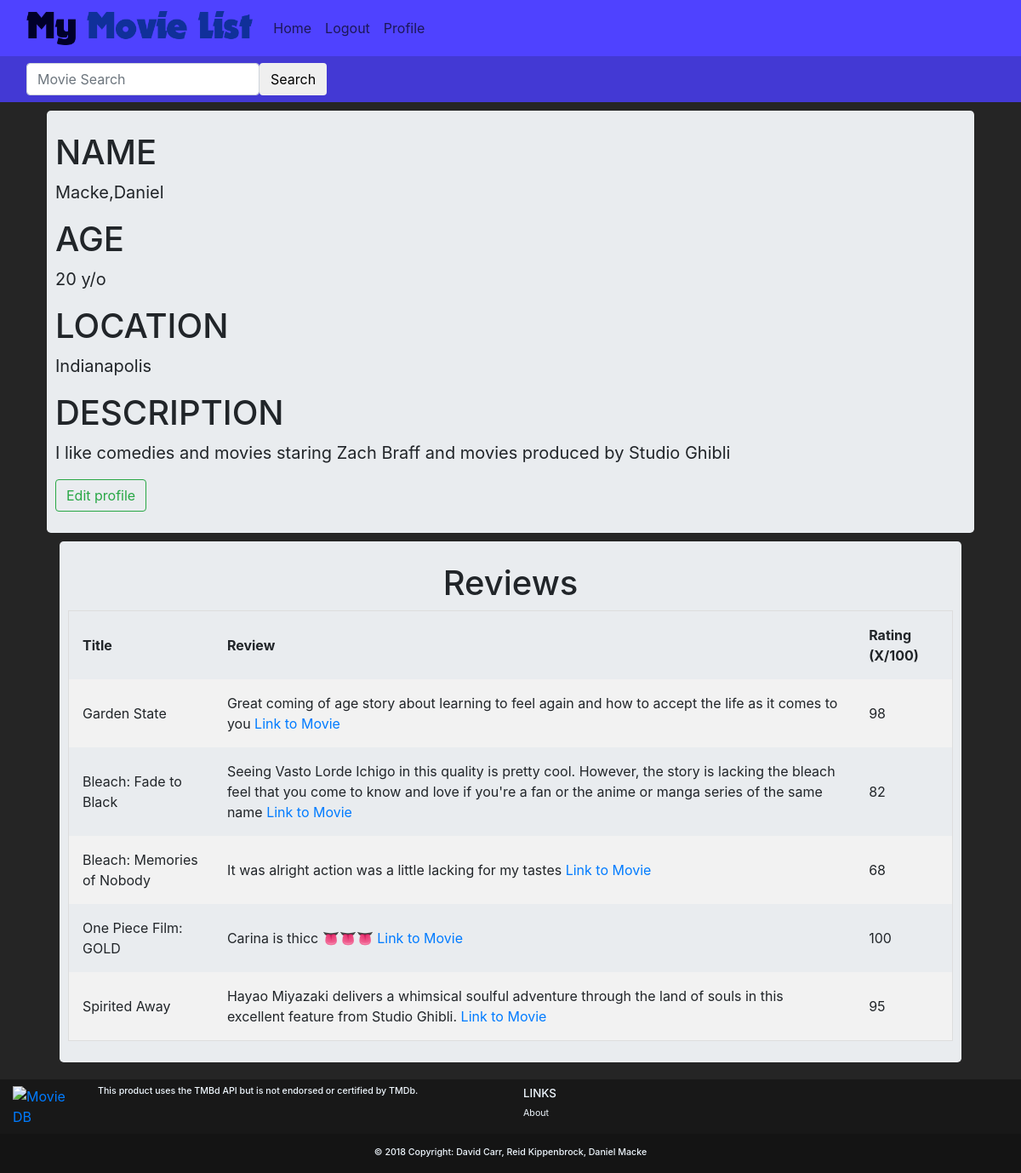
Page /account/profile/ (signed in) on the committed database.
### accounts/models.py (models this page shows, shortened)
class UserProfile(models.Model):
    user = models.OneToOneField(User, on_delete=models.CASCADE, verbose_name="Django Secure User")
    description = models.CharField(max_length=1000, default='Enter Something about your Movie Tastes and Background')
    city = models.CharField(max_length=30, default='')
    age = models.IntegerField(default=0)

### movies/models.py (models this page shows)
class MovieReview(models.Model):
    user = models.ForeignKey(User,on_delete=models.CASCADE,default=1)
    movie_id = models.IntegerField(default=0)
    movie_title = models.CharField(max_length=50, default='')
    rating = models.IntegerField(
        default=0,
        validators=[
            MaxValueValidator(100),
            MinValueValidator(0)
        ]
    )
    review = models.CharField(max_length=1000, default='')

### accounts/views.py (the view)
# urls.py: path('profile/', views.view_profile, name='view_profile'),
def view_profile(request):
    if not request.user.is_authenticated:
        return redirect('/account/login')
    movie_reviews = MovieReview.objects.filter(user=request.user)
    args = {'User': request.user,'reviews': movie_reviews}
    return render(request, 'accounts/profile.html', args)

### accounts/templates/accounts/profile.html (shortened to what this page needs)
{% extends 'base.html' %}
{%block body%}
<div class="container">
  <div class="jumbotron">
    <h1 class="text-uppercase">
      name
    </h1>
    <p style="font-size:125%;">
      {{User.last_name}},{{User.first_name}}
    </p>
    <h1 class="text-uppercase">
      Age
    </h1>
    <p style="font-size:125%;">
      {{User.userprofile.age}} y/o
    </p>
    <h1 class="text-uppercase">
      Location
    </h1>
    <p style="font-size:125%;">
      {{User.userprofile.city}}
    </p>
    <h1 class="text-uppercase">
      description
    </h1>
    <p style="font-size:125%;">
      {{User.userprofile.description}}
    </p>
    <a href="/account/profile/edit" class="btn btn-outline-success">
      Edit profile
    </a>
  </div>
  <div class="container-fluid">
    <div class="jumbotron">
      <h1 class="text-center">Reviews</h1>
      <div style="overflow-x:auto;">
      <table id="ReviewTable">
        <tr>
          <th onclick="sortTable(0)">Title</th>
          <th>Review</th>
          <th onclick="sortTable(2)">Rating (X/100)</th>
        </tr>
      {%for review in reviews%}
      <tr>
        <td>{{review.movie_title}}</td>
        <td>{{review.review}} <a href="/movies/?movie_id={{review.movie_id}}">Link to Movie</a></td>
        <td>{{review.rating}}</td>
      </tr>
      {%endfor%}
    </table>
  </div>
  </div>
</div>
</div>
{%endblock%}

### accounts/templates/accounts/profile.html (style rules this page uses)
table { border-spacing: 0; width: 100%; border: 1px solid #ddd; }
th { cursor: pointer; }
th, td { text-align: left; padding: 16px; }
tr:nth-child(even) { background-color: #f2f2f2 }
.jumbotron { padding: 10px; }

### accounts/templates/base.html (style rules this page uses)
body { background-color: #252525; }
.jumbotron { margin: 10px; padding-top: 25px; padding-bottom: 25px; }

### rows in the picture
MovieReview: movie_title "Garden State", review "Great coming of age story about learning to feel again and how to accept the life as it comes to you", rating "98"
MovieReview: movie_title "Bleach: Fade to Black", review "Seeing Vasto Lorde Ichigo in this quality is pretty cool. However, the story is lacking the bleach feel that you come to know and love if you're a fan or the anime or manga series of the same name", rating "82"
MovieReview: movie_title "Bleach: Memories of Nobody", review "It was alright action was a little lacking for my tastes", rating "68"
MovieReview: movie_title "One Piece Film: GOLD", review "Carina is thicc 👅👅👅", rating "100"
MovieReview: movie_title "Spirited Away", review "Hayao Miyazaki delivers a whimsical soulful adventure through the land of souls in this excellent feature from Studio Ghibli.", rating "95"

### other values in the picture
{{ User.last_name }} "Macke"
{{ User.first_name }} "Daniel"
{{ User.userprofile.age }} "20"
{{ User.userprofile.city }} "Indianapolis"
{{ User.userprofile.description }} "I like comedies and movies staring Zach Braff and movies produced by Studio Ghibli"
